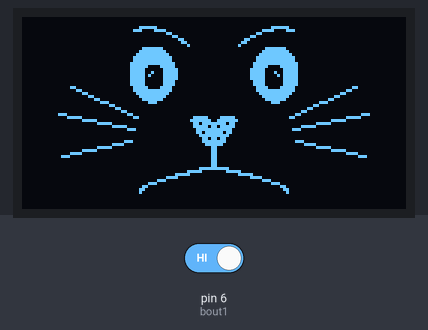
A sketch run on a simulated Arduino Uno, built with avr-gcc and run on an emulated ATmega328P. On the bench: 128×64 one-colour display. The test bench sets the inputs (shaded band); at power-on: pin 6 (bout1) HIGH. Random numbers use the default seed unless the sketch sets one; what the sketch prints to the serial monitor is not drawn.

Above: at 3.2 s.
3.3 s: pin 6 (bout1) driven LOW
At 5.3 s:
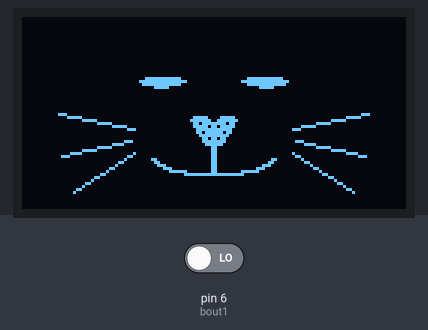
At 6.0 s:
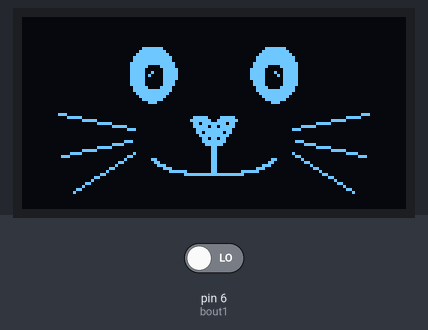
6.8 s: pin 6 (bout1) driven HIGH
At 8.2 s:
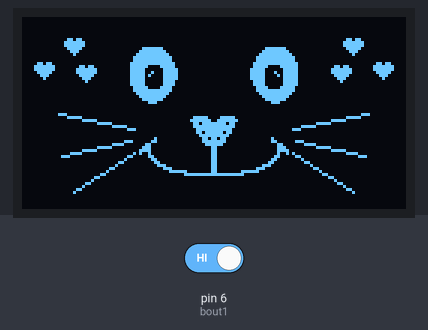
Timing chart, 0 to 9.8 s (numbered marks = the images above; inputs shaded):
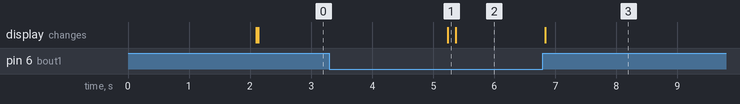

The sketch:

main_cat.ino
```cpp
#include "bitmap.hpp"
#include <Wire.h>
#include <Adafruit_GFX.h>
#include "Adafruit_SH1106.h"


Adafruit_SH1106 display(23);

#define bout1 6
int boutstate1 = 0;
int boul = 0;

void boutread(){
  boutstate1 = digitalRead(bout1);

  if(!boul && boutstate1)
  {
    boul = true;
  }
  else if(!boutstate1)
  {
    boul = false;
  }
}

void setup()   {
  Serial.begin(9600);
  pinMode(bout1, INPUT);
  display.begin();  // initialisation de l'afficheur
  display.clearDisplay();   // ça efface à la fois le buffer et l'écran
  display.drawBitmap(0, 0, title_screen, 128 , 64, WHITE);
  display.display();
  delay(2000);
  display.clearDisplay();
  display.drawBitmap(0, 0, bit_cat_default, 128 , 64, WHITE);
  display.display();
}

void loop(){
  static unsigned long int last_time = millis();
  static bool blink_state = false;
  static int wait_time = random(5000, 10000);

  boutread();

  if (boul==0){

    if(millis()-last_time >= wait_time){

      int face_rand_goofy =random(1, 5);
      int face_rand_sleep =random(1, 5);
      static int sleep_time = random(10000, 30000);

      if(blink_state) {
        display.clearDisplay();
        display.drawBitmap(0, 0, bit_cat_default, 128 , 64, WHITE);
        display.display();
        wait_time = random(3000, 5000);
      }

      else if (face_rand_sleep == 2){
        static unsigned long sleep_start = millis();
        while (millis() -sleep_start <= sleep_time ){
          Serial.println(sleep_start);
          Serial.println(millis()- sleep_start );
          display.clearDisplay();
          display.drawBitmap(0, 0, bit_cat_sleep, 128 , 64, WHITE);
          display.display();
          delay(500);

          display.clearDisplay();
          display.drawBitmap(0, 0, bit_cat_sleep2, 128 , 64, WHITE);
          display.display();
          delay(500);
        }

        display.clearDisplay();
        display.drawBitmap(0, 0, bit_cat_default, 128 , 64, WHITE);
        display.display();
      }

      else {

        display.clearDisplay();
        display.drawBitmap(0, 0, bit_cat_blink, 128 , 64, WHITE);
        display.display();
        wait_time = 100;


        if (face_rand_goofy == 1){
        display.clearDisplay();
        display.drawBitmap(0, 0, bit_cat_goofy, 128 , 64, WHITE);
        display.display();
        wait_time = 1500;
        }
      }

      blink_state = ! blink_state;
      last_time = millis();
    }
  }

  if (boul == 1){
    int face_rand_pet =random(1, 4);
    Serial.println(face_rand_pet);

    while (boul) {

      boutread();

      if (face_rand_pet == 1){
        display.clearDisplay();
        display.drawBitmap(0, 0, bit_cat_feral, 128 , 64, WHITE);
        display.display();
      }

      else if(face_rand_pet ==2 ){
        display.clearDisplay();
        display.drawBitmap(0, 0, bit_cat_angy, 128 , 64, WHITE);
        display.display();
      }

      else if(face_rand_pet == 3){
        display.clearDisplay();
        display.drawBitmap(0, 0,bit_cat_love, 128 , 64, WHITE);
        display.display();
      }

      delay(1000);
    }

    boul=0;
    wait_time =0 ;
    last_time = millis();

  }


}
```

Source omitted: bitmap.hpp (data table, 57293 bytes)

Measured:
- after the input at 3.3 s, the display: changes after 1.9 s (image 1)
